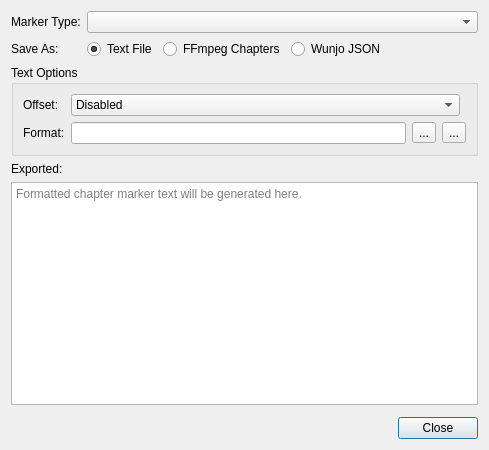
<?xml version="1.0" encoding="UTF-8"?>
<ui version="4.0">
 <author>
SPDX-FileCopyrightText: none
SPDX-License-Identifier: GPL-3.0-only OR LicenseRef-KDE-Accepted-GPL
 </author>
 <class>ExportGuidesDialog_UI</class>
 <widget class="QDialog" name="ExportGuidesDialog_UI">
  <property name="geometry">
   <rect>
    <x>0</x>
    <y>0</y>
    <width>489</width>
    <height>450</height>
   </rect>
  </property>
  <property name="windowTitle">
   <string>Marker</string>
  </property>
  <layout class="QGridLayout" name="gridLayout">
   <item row="4" column="0" colspan="5">
    <widget class="QPlainTextEdit" name="generatedContent">
     <property name="readOnly">
      <bool>true</bool>
     </property>
     <property name="placeholderText">
      <string>Formatted chapter marker text will be generated here.</string>
     </property>
    </widget>
   </item>
   <item row="6" column="0" colspan="5">
    <widget class="QDialogButtonBox" name="buttonBox">
     <property name="orientation">
      <enum>Qt::Horizontal</enum>
     </property>
     <property name="standardButtons">
      <set>QDialogButtonBox::Close</set>
     </property>
    </widget>
   </item>
   <item row="2" column="0" colspan="5">
    <widget class="QGroupBox" name="textOptions">
     <property name="title">
      <string>Text Options</string>
     </property>
     <property name="flat">
      <bool>false</bool>
     </property>
     <layout class="QFormLayout" name="formLayout">
      <item row="0" column="0">
       <widget class="QLabel" name="label_4">
        <property name="sizePolicy">
         <sizepolicy hsizetype="Maximum" vsizetype="Preferred">
          <horstretch>0</horstretch>
          <verstretch>0</verstretch>
         </sizepolicy>
        </property>
        <property name="text">
         <string>Offset:</string>
        </property>
       </widget>
      </item>
      <item row="2" column="0">
       <widget class="QLabel" name="label">
        <property name="text">
         <string>Format:</string>
        </property>
       </widget>
      </item>
      <item row="2" column="1">
       <layout class="QHBoxLayout" name="horizontalLayout_2">
        <item>
         <widget class="QLineEdit" name="formatEdit"/>
        </item>
        <item>
         <widget class="QToolButton" name="infoButton">
          <property name="text">
           <string>...</string>
          </property>
          <property name="icon">
           <iconset theme="help-about">
            <normaloff>../../../../.designer/backup</normaloff>../../../../.designer/backup</iconset>
          </property>
          <property name="popupMode">
           <enum>QToolButton::InstantPopup</enum>
          </property>
          <property name="arrowType">
           <enum>Qt::NoArrow</enum>
          </property>
         </widget>
        </item>
        <item>
         <widget class="QToolButton" name="buttonReset">
          <property name="toolTip">
           <string>Reset</string>
          </property>
          <property name="text">
           <string>...</string>
          </property>
          <property name="icon">
           <iconset theme="edit-reset">
            <normaloff>../../../../.designer/backup</normaloff>../../../../.designer/backup</iconset>
          </property>
         </widget>
        </item>
       </layout>
      </item>
      <item row="0" column="1">
       <layout class="QHBoxLayout" name="horizontalLayout">
        <item>
         <widget class="QComboBox" name="offsetTimeComboBox">
          <property name="sizePolicy">
           <sizepolicy hsizetype="MinimumExpanding" vsizetype="Fixed">
            <horstretch>0</horstretch>
            <verstretch>0</verstretch>
           </sizepolicy>
          </property>
          <item>
           <property name="text">
            <string>Disabled</string>
           </property>
          </item>
          <item>
           <property name="text">
            <string>Add</string>
           </property>
          </item>
          <item>
           <property name="text">
            <string>Subtract</string>
           </property>
          </item>
         </widget>
        </item>
        <item>
         <widget class="TimecodeDisplay" name="offsetTimeSpinbox" native="true"/>
        </item>
       </layout>
      </item>
     </layout>
    </widget>
   </item>
   <item row="5" column="0" colspan="5">
    <widget class="KMessageWidget" name="messageWidget">
     <property name="closeButtonVisible">
      <bool>true</bool>
     </property>
    </widget>
   </item>
   <item row="0" column="0">
    <widget class="QLabel" name="label_3">
     <property name="sizePolicy">
      <sizepolicy hsizetype="Maximum" vsizetype="Preferred">
       <horstretch>0</horstretch>
       <verstretch>0</verstretch>
      </sizepolicy>
     </property>
     <property name="text">
      <string>Marker Type:</string>
     </property>
    </widget>
   </item>
   <item row="1" column="4">
    <spacer name="horizontalSpacer">
     <property name="orientation">
      <enum>Qt::Horizontal</enum>
     </property>
     <property name="sizeHint" stdset="0">
      <size>
       <width>55</width>
       <height>20</height>
      </size>
     </property>
    </spacer>
   </item>
   <item row="1" column="1">
    <widget class="QRadioButton" name="format_text">
     <property name="text">
      <string>Text File</string>
     </property>
     <property name="checked">
      <bool>true</bool>
     </property>
    </widget>
   </item>
   <item row="1" column="3">
    <widget class="QRadioButton" name="format_json">
     <property name="text">
      <string>Wunjo JSON</string>
     </property>
    </widget>
   </item>
   <item row="0" column="1" colspan="4">
    <widget class="MarkerCategoryChooser" name="categoryChooser">
     <property name="sizePolicy">
      <sizepolicy hsizetype="MinimumExpanding" vsizetype="Fixed">
       <horstretch>0</horstretch>
       <verstretch>0</verstretch>
      </sizepolicy>
     </property>
     <property name="onlyUsed" stdset="0">
      <bool>true</bool>
     </property>
    </widget>
   </item>
   <item row="1" column="0">
    <widget class="QLabel" name="label_5">
     <property name="text">
      <string>Save As:</string>
     </property>
    </widget>
   </item>
   <item row="3" column="0" colspan="5">
    <widget class="QLabel" name="label_2">
     <property name="text">
      <string>Exported:</string>
     </property>
    </widget>
   </item>
   <item row="1" column="2">
    <widget class="QRadioButton" name="format_ffmpeg">
     <property name="text">
      <string>FFmpeg Chapters</string>
     </property>
    </widget>
   </item>
  </layout>
 </widget>
 <customwidgets>
  <customwidget>
   <class>KMessageWidget</class>
   <extends>QFrame</extends>
   <header>kmessagewidget.h</header>
   <container>1</container>
  </customwidget>
  <customwidget>
   <class>TimecodeDisplay</class>
   <extends>QWidget</extends>
   <header>widgets/timecodedisplay.h</header>
  </customwidget>
  <customwidget>
   <class>MarkerCategoryChooser</class>
   <extends>QComboBox</extends>
   <header>widgets/markercategorychooser.h</header>
  </customwidget>
 </customwidgets>
 <tabstops>
  <tabstop>categoryChooser</tabstop>
  <tabstop>format_text</tabstop>
  <tabstop>format_ffmpeg</tabstop>
  <tabstop>format_json</tabstop>
  <tabstop>offsetTimeComboBox</tabstop>
  <tabstop>formatEdit</tabstop>
  <tabstop>infoButton</tabstop>
  <tabstop>buttonReset</tabstop>
  <tabstop>generatedContent</tabstop>
 </tabstops>
 <resources/>
 <connections>
  <connection>
   <sender>buttonBox</sender>
   <signal>accepted()</signal>
   <receiver>ExportGuidesDialog_UI</receiver>
   <slot>accept()</slot>
   <hints>
    <hint type="sourcelabel">
     <x>248</x>
     <y>254</y>
    </hint>
    <hint type="destinationlabel">
     <x>157</x>
     <y>274</y>
    </hint>
   </hints>
  </connection>
  <connection>
   <sender>buttonBox</sender>
   <signal>rejected()</signal>
   <receiver>ExportGuidesDialog_UI</receiver>
   <slot>reject()</slot>
   <hints>
    <hint type="sourcelabel">
     <x>316</x>
     <y>260</y>
    </hint>
    <hint type="destinationlabel">
     <x>286</x>
     <y>274</y>
    </hint>
   </hints>
  </connection>
 </connections>
</ui>
